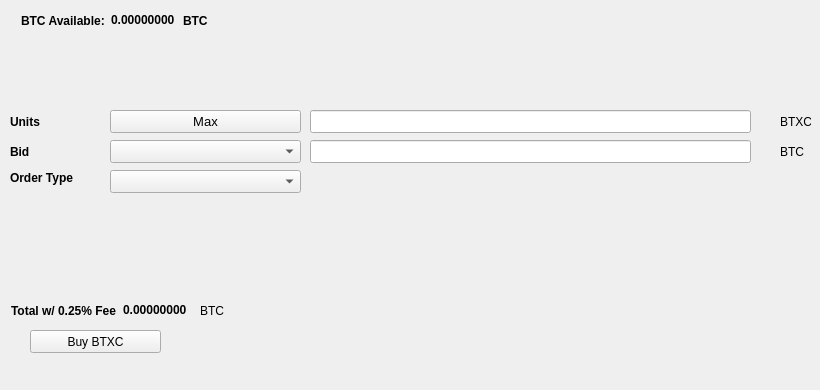
   <widget class="QWidget" name="BuyTab">
    <attribute name="title">
     <string>Buy</string>
    </attribute>
    <widget class="QPushButton" name="BuyBTXC">
     <property name="geometry">
      <rect>
       <x>30</x>
       <y>330</y>
       <width>131</width>
       <height>23</height>
      </rect>
     </property>
     <property name="text">
      <string>Buy BTXC</string>
     </property>
     <property name="icon">
      <iconset resource="../bettex.qrc">
       <normaloff>:/icons/bitcoin</normaloff>:/icons/bitcoin</iconset>
     </property>
    </widget>
    <widget class="QLabel" name="label_3">
     <property name="geometry">
      <rect>
       <x>10</x>
       <y>110</y>
       <width>46</width>
       <height>23</height>
      </rect>
     </property>
     <property name="font">
      <font>
       <weight>75</weight>
       <bold>true</bold>
      </font>
     </property>
     <property name="text">
      <string>Units</string>
     </property>
    </widget>
    <widget class="QLineEdit" name="UnitsInput">
     <property name="geometry">
      <rect>
       <x>310</x>
       <y>110</y>
       <width>441</width>
       <height>23</height>
      </rect>
     </property>
     <property name="font">
      <font>
       <pointsize>9</pointsize>
       <weight>75</weight>
       <bold>true</bold>
      </font>
     </property>
    </widget>
    <widget class="QLineEdit" name="BuyBidPriceEdit">
     <property name="geometry">
      <rect>
       <x>310</x>
       <y>140</y>
       <width>441</width>
       <height>23</height>
      </rect>
     </property>
     <property name="font">
      <font>
       <pointsize>9</pointsize>
       <weight>75</weight>
       <bold>true</bold>
      </font>
     </property>
    </widget>
    <widget class="QLabel" name="label_4">
     <property name="geometry">
      <rect>
       <x>780</x>
       <y>110</y>
       <width>31</width>
       <height>23</height>
      </rect>
     </property>
     <property name="text">
      <string>BTXC</string>
     </property>
    </widget>
    <widget class="QLabel" name="label_5">
     <property name="geometry">
      <rect>
       <x>780</x>
       <y>140</y>
       <width>31</width>
       <height>23</height>
      </rect>
     </property>
     <property name="text">
      <string>BTC</string>
     </property>
    </widget>
    <widget class="QLabel" name="label_6">
     <property name="geometry">
      <rect>
       <x>10</x>
       <y>140</y>
       <width>46</width>
       <height>23</height>
      </rect>
     </property>
     <property name="font">
      <font>
       <weight>75</weight>
       <bold>true</bold>
      </font>
     </property>
     <property name="text">
      <string>Bid</string>
     </property>
    </widget>
    <widget class="QLabel" name="label_7">
     <property name="geometry">
      <rect>
       <x>10</x>
       <y>170</y>
       <width>91</width>
       <height>16</height>
      </rect>
     </property>
     <property name="font">
      <font>
       <weight>75</weight>
       <bold>true</bold>
      </font>
     </property>
     <property name="text">
      <string>Order Type</string>
     </property>
    </widget>
    <widget class="QPushButton" name="Buy_Max_Amount">
     <property name="geometry">
      <rect>
       <x>110</x>
       <y>110</y>
       <width>191</width>
       <height>23</height>
      </rect>
     </property>
     <property name="font">
      <font>
       <pointsize>10</pointsize>
      </font>
     </property>
     <property name="text">
      <string>Max</string>
     </property>
    </widget>
    <widget class="QComboBox" name="BuyBidcomboBox">
     <property name="geometry">
      <rect>
       <x>110</x>
       <y>140</y>
       <width>191</width>
       <height>23</height>
      </rect>
     </property>
     <property name="font">
      <font>
       <pointsize>10</pointsize>
      </font>
     </property>
    </widget>
    <widget class="QComboBox" name="buyOrdertypeCombo">
     <property name="geometry">
      <rect>
       <x>110</x>
       <y>170</y>
       <width>191</width>
       <height>23</height>
      </rect>
     </property>
     <property name="font">
      <font>
       <pointsize>10</pointsize>
      </font>
     </property>
    </widget>
    <widget class="QWidget" name="layoutWidget1">
     <property name="geometry">
      <rect>
       <x>21</x>
       <y>11</y>
       <width>227</width>
       <height>19</height>
      </rect>
     </property>
     <layout class="QHBoxLayout" name="horizontalLayout_3">
      <item>
       <widget class="QLabel" name="label232">
        <property name="font">
         <font>
          <weight>75</weight>
          <bold>true</bold>
         </font>
        </property>
        <property name="text">
         <string>BTC Available:</string>
        </property>
       </widget>
      </item>
      <item>
       <widget class="QLabel" name="BtcAvailableLbl">
        <property name="palette">
         <palette>
          <active>
           <colorrole role="WindowText">
            <brush brushstyle="SolidPattern">
             <color alpha="255">
              <red>0</red>
              <green>0</green>
              <blue>0</blue>
             </color>
            </brush>
           </colorrole>
           <colorrole role="Button">
            <brush brushstyle="SolidPattern">
             <color alpha="255">
              <red>0</red>
              <green>170</green>
              <blue>0</blue>
             </color>
            </brush>
           </colorrole>
           <colorrole role="Light">
            <brush brushstyle="SolidPattern">
             <color alpha="255">
              <red>0</red>
              <green>255</green>
              <blue>0</blue>
             </color>
            </brush>
           </colorrole>
           <colorrole role="Midlight">
            <brush brushstyle="SolidPattern">
             <color alpha="255">
              <red>0</red>
              <green>212</green>
              <blue>0</blue>
             </color>
            </brush>
           </colorrole>
           <colorrole role="Dark">
            <brush brushstyle="SolidPattern">
             <color alpha="255">
              <red>0</red>
              <green>85</green>
              <blue>0</blue>
             </color>
            </brush>
           </colorrole>
           <colorrole role="Mid">
            <brush brushstyle="SolidPattern">
             <color alpha="255">
              <red>0</red>
              <green>113</green>
              <blue>0</blue>
             </color>
            </brush>
           </colorrole>
           <colorrole role="Text">
            <brush brushstyle="SolidPattern">
             <color alpha="255">
              <red>0</red>
              <green>170</green>
              <blue>0</blue>
             </color>
            </brush>
           </colorrole>
           <colorrole role="BrightText">
            <brush brushstyle="SolidPattern">
             <color alpha="255">
              <red>255</red>
              <green>255</green>
              <blue>255</blue>
             </color>
            </brush>
           </colorrole>
           <colorrole role="ButtonText">
            <brush brushstyle="SolidPattern">
             <color alpha="255">
              <red>0</red>
              <green>0</green>
              <blue>0</blue>
             </color>
            </brush>
           </colorrole>
           <colorrole role="Base">
            <brush brushstyle="SolidPattern">
             <color alpha="255">
              <red>255</red>
              <green>255</green>
              <blue>255</blue>
             </color>
            </brush>
           </colorrole>
           <colorrole role="Window">
            <brush brushstyle="SolidPattern">
             <color alpha="255">
              <red>0</red>
              <green>170</green>
              <blue>0</blue>
             </color>
            </brush>
           </colorrole>
           <colorrole role="Shadow">
            <brush brushstyle="SolidPattern">
             <color alpha="255">
              <red>0</red>
              <green>0</green>
              <blue>0</blue>
             </color>
            </brush>
           </colorrole>
           <colorrole role="AlternateBase">
            <brush brushstyle="SolidPattern">
             <color alpha="255">
              <red>127</red>
              <green>212</green>
              <blue>127</blue>
             </color>
            </brush>
           </colorrole>
           <colorrole role="ToolTipBase">
            <brush brushstyle="SolidPattern">
             <color alpha="255">
              <red>255</red>
              <green>255</green>
              <blue>220</blue>
             </color>
            </brush>
           </colorrole>
           <colorrole role="ToolTipText">
            <brush brushstyle="SolidPattern">
             <color alpha="255">
              <red>0</red>
              <green>0</green>
              <blue>0</blue>
             </color>
            </brush>
           </colorrole>
          </active>
          <inactive>
           <colorrole role="WindowText">
            <brush brushstyle="SolidPattern">
             <color alpha="255">
              <red>0</red>
              <green>0</green>
              <blue>0</blue>
             </color>
            </brush>
           </colorrole>
           <colorrole role="Button">
            <brush brushstyle="SolidPattern">
             <color alpha="255">
              <red>0</red>
              <green>170</green>
              <blue>0</blue>
             </color>
            </brush>
           </colorrole>
           <colorrole role="Light">
            <brush brushstyle="SolidPattern">
             <color alpha="255">
              <red>0</red>
              <green>255</green>
              <blue>0</blue>
             </color>
            </brush>
           </colorrole>
           <colorrole role="Midlight">
            <brush brushstyle="SolidPattern">
             <color alpha="255">
              <red>0</red>
              <green>212</green>
              <blue>0</blue>
             </color>
            </brush>
           </colorrole>
           <colorrole role="Dark">
            <brush brushstyle="SolidPattern">
             <color alpha="255">
              <red>0</red>
              <green>85</green>
              <blue>0</blue>
             </color>
            </brush>
           </colorrole>
           <colorrole role="Mid">
            <brush brushstyle="SolidPattern">
             <color alpha="255">
              <red>0</red>
              <green>113</green>
              <blue>0</blue>
             </color>
            </brush>
           </colorrole>
           <colorrole role="Text">
            <brush brushstyle="SolidPattern">
             <color alpha="255">
              <red>0</red>
              <green>170</green>
              <blue>0</blue>
             </color>
            </brush>
           </colorrole>
           <colorrole role="BrightText">
            <brush brushstyle="SolidPattern">
             <color alpha="255">
              <red>255</red>
              <green>255</green>
              <blue>255</blue>
             </color>
            </brush>
           </colorrole>
           <colorrole role="ButtonText">
            <brush brushstyle="SolidPattern">
             <color alpha="255">
              <red>0</red>
              <green>0</green>
              <blue>0</blue>
             </color>
            </brush>
           </colorrole>
           <colorrole role="Base">
            <brush brushstyle="SolidPattern">
             <color alpha="255">
              <red>255</red>
              <green>255</green>
              <blue>255</blue>
             </color>
            </brush>
           </colorrole>
           <colorrole role="Window">
            <brush brushstyle="SolidPattern">
             <color alpha="255">
              <red>0</red>
              <green>170</green>
              <blue>0</blue>
             </color>
            </brush>
           </colorrole>
           <colorrole role="Shadow">
            <brush brushstyle="SolidPattern">
             <color alpha="255">
              <red>0</red>
              <green>0</green>
              <blue>0</blue>
             </color>
            </brush>
           </colorrole>
           <colorrole role="AlternateBase">
            <brush brushstyle="SolidPattern">
             <color alpha="255">
              <red>127</red>
              <green>212</green>
              <blue>127</blue>
             </color>
            </brush>
           </colorrole>
           <colorrole role="ToolTipBase">
            <brush brushstyle="SolidPattern">
             <color alpha="255">
              <red>255</red>
              <green>255</green>
              <blue>220</blue>
             </color>
            </brush>
           </colorrole>
           <colorrole role="ToolTipText">
            <brush brushstyle="SolidPattern">
             <color alpha="255">
              <red>0</red>
              <green>0</green>
              <blue>0</blue>
             </color>
            </brush>
           </colorrole>
          </inactive>
          <disabled>
           <colorrole role="WindowText">
            <brush brushstyle="SolidPattern">
             <color alpha="255">
              <red>0</red>
              <green>85</green>
              <blue>0</blue>
             </color>
            </brush>
           </colorrole>
           <colorrole role="Button">
            <brush brushstyle="SolidPattern">
             <color alpha="255">
              <red>0</red>
              <green>170</green>
              <blue>0</blue>
             </color>
            </brush>
           </colorrole>
           <colorrole role="Light">
            <brush brushstyle="SolidPattern">
             <color alpha="255">
              <red>0</red>
              <green>255</green>
              <blue>0</blue>
             </color>
            </brush>
           </colorrole>
           <colorrole role="Midlight">
            <brush brushstyle="SolidPattern">
             <color alpha="255">
              <red>0</red>
              <green>212</green>
              <blue>0</blue>
             </color>
            </brush>
           </colorrole>
           <colorrole role="Dark">
            <brush brushstyle="SolidPattern">
             <color alpha="255">
              <red>0</red>
              <green>85</green>
              <blue>0</blue>
             </color>
            </brush>
           </colorrole>
           <colorrole role="Mid">
            <brush brushstyle="SolidPattern">
             <color alpha="255">
              <red>0</red>
              <green>113</green>
              <blue>0</blue>
             </color>
            </brush>
           </colorrole>
           <colorrole role="Text">
            <brush brushstyle="SolidPattern">
             <color alpha="255">
              <red>0</red>
              <green>85</green>
              <blue>0</blue>
             </color>
            </brush>
           </colorrole>
           <colorrole role="BrightText">
            <brush brushstyle="SolidPattern">
             <color alpha="255">
              <red>255</red>
              <green>255</green>
              <blue>255</blue>
             </color>
            </brush>
           </colorrole>
           <colorrole role="ButtonText">
            <brush brushstyle="SolidPattern">
             <color alpha="255">
              <red>0</red>
              <green>85</green>
              <blue>0</blue>
             </color>
            </brush>
           </colorrole>
           <colorrole role="Base">
            <brush brushstyle="SolidPattern">
             <color alpha="255">
              <red>0</red>
              <green>170</green>
              <blue>0</blue>
             </color>
            </brush>
           </colorrole>
           <colorrole role="Window">
            <brush brushstyle="SolidPattern">
             <color alpha="255">
              <red>0</red>
              <green>170</green>
              <blue>0</blue>
             </color>
            </brush>
           </colorrole>
           <colorrole role="Shadow">
            <brush brushstyle="SolidPattern">
             <color alpha="255">
              <red>0</red>
              <green>0</green>
              <blue>0</blue>
             </color>
            </brush>
           </colorrole>
           <colorrole role="AlternateBase">
            <brush brushstyle="SolidPattern">
             <color alpha="255">
              <red>0</red>
              <green>170</green>
              <blue>0</blue>
             </color>
            </brush>
           </colorrole>
           <colorrole role="ToolTipBase">
            <brush brushstyle="SolidPattern">
             <color alpha="255">
              <red>255</red>
              <green>255</green>
              <blue>220</blue>
             </color>
            </brush>
           </colorrole>
           <colorrole role="ToolTipText">
            <brush brushstyle="SolidPattern">
             <color alpha="255">
              <red>0</red>
              <green>0</green>
              <blue>0</blue>
             </color>
            </brush>
           </colorrole>
          </disabled>
         </palette>
        </property>
        <property name="font">
         <font>
          <weight>75</weight>
          <bold>true</bold>
         </font>
        </property>
        <property name="text">
         <string>0.00000000</string>
        </property>
        <property name="textInteractionFlags">
         <set>Qt::LinksAccessibleByMouse|Qt::TextSelectableByKeyboard|Qt::TextSelectableByMouse</set>
        </property>
       </widget>
      </item>
      <item>
       <widget class="QLabel" name="BtcAvailableLbl_2">
        <property name="font">
         <font>
          <weight>75</weight>
          <bold>true</bold>
         </font>
        </property>
        <property name="text">
         <string>BTC</string>
        </property>
       </widget>
      </item>
     </layout>
    </widget>
    <widget class="QWidget" name="layoutWidge2">
     <property name="geometry">
      <rect>
       <x>11</x>
       <y>301</y>
       <width>259</width>
       <height>19</height>
      </rect>
     </property>
     <layout class="QHBoxLayout" name="horizontalLayout_4">
      <item>
       <widget class="QLabel" name="label_9">
        <property name="font">
         <font>
          <weight>75</weight>
          <bold>true</bold>
         </font>
        </property>
        <property name="text">
         <string>Total w/ 0.25% Fee</string>
        </property>
       </widget>
      </item>
      <item>
       <widget class="QLabel" name="BuyCostLabel">
        <property name="palette">
         <palette>
          <active>
           <colorrole role="WindowText">
            <brush brushstyle="SolidPattern">
             <color alpha="255">
              <red>0</red>
              <green>0</green>
              <blue>0</blue>
             </color>
            </brush>
           </colorrole>
           <colorrole role="Button">
            <brush brushstyle="SolidPattern">
             <color alpha="255">
              <red>0</red>
              <green>170</green>
              <blue>0</blue>
             </color>
            </brush>
           </colorrole>
           <colorrole role="Light">
            <brush brushstyle="SolidPattern">
             <color alpha="255">
              <red>0</red>
              <green>255</green>
              <blue>0</blue>
             </color>
            </brush>
           </colorrole>
           <colorrole role="Midlight">
            <brush brushstyle="SolidPattern">
             <color alpha="255">
              <red>0</red>
              <green>212</green>
              <blue>0</blue>
             </color>
            </brush>
           </colorrole>
           <colorrole role="Dark">
            <brush brushstyle="SolidPattern">
             <color alpha="255">
              <red>0</red>
              <green>85</green>
              <blue>0</blue>
             </color>
            </brush>
           </colorrole>
           <colorrole role="Mid">
            <brush brushstyle="SolidPattern">
             <color alpha="255">
              <red>0</red>
              <green>113</green>
              <blue>0</blue>
             </color>
            </brush>
           </colorrole>
           <colorrole role="Text">
            <brush brushstyle="SolidPattern">
             <color alpha="255">
              <red>0</red>
              <green>170</green>
              <blue>0</blue>
             </color>
            </brush>
           </colorrole>
           <colorrole role="BrightText">
            <brush brushstyle="SolidPattern">
             <color alpha="255">
              <red>255</red>
              <green>255</green>
              <blue>255</blue>
             </color>
            </brush>
           </colorrole>
           <colorrole role="ButtonText">
            <brush brushstyle="SolidPattern">
             <color alpha="255">
              <red>0</red>
              <green>0</green>
              <blue>0</blue>
             </color>
            </brush>
           </colorrole>
           <colorrole role="Base">
            <brush brushstyle="SolidPattern">
             <color alpha="255">
              <red>255</red>
              <green>255</green>
              <blue>255</blue>
             </color>
            </brush>
           </colorrole>
           <colorrole role="Window">
            <brush brushstyle="SolidPattern">
             <color alpha="255">
              <red>0</red>
              <green>170</green>
              <blue>0</blue>
             </color>
            </brush>
           </colorrole>
           <colorrole role="Shadow">
            <brush brushstyle="SolidPattern">
             <color alpha="255">
              <red>0</red>
              <green>0</green>
              <blue>0</blue>
             </color>
            </brush>
           </colorrole>
           <colorrole role="AlternateBase">
            <brush brushstyle="SolidPattern">
             <color alpha="255">
              <red>127</red>
              <green>212</green>
              <blue>127</blue>
             </color>
            </brush>
           </colorrole>
           <colorrole role="ToolTipBase">
            <brush brushstyle="SolidPattern">
             <color alpha="255">
              <red>255</red>
              <green>255</green>
              <blue>220</blue>
             </color>
            </brush>
           </colorrole>
           <colorrole role="ToolTipText">
            <brush brushstyle="SolidPattern">
             <color alpha="255">
              <red>0</red>
              <green>0</green>
              <blue>0</blue>
             </color>
            </brush>
           </colorrole>
          </active>
          <inactive>
           <colorrole role="WindowText">
            <brush brushstyle="SolidPattern">
             <color alpha="255">
              <red>0</red>
              <green>0</green>
              <blue>0</blue>
             </color>
            </brush>
           </colorrole>
           <colorrole role="Button">
            <brush brushstyle="SolidPattern">
             <color alpha="255">
              <red>0</red>
              <green>170</green>
              <blue>0</blue>
             </color>
            </brush>
           </colorrole>
           <colorrole role="Light">
            <brush brushstyle="SolidPattern">
             <color alpha="255">
              <red>0</red>
              <green>255</green>
              <blue>0</blue>
             </color>
            </brush>
           </colorrole>
           <colorrole role="Midlight">
            <brush brushstyle="SolidPattern">
             <color alpha="255">
              <red>0</red>
              <green>212</green>
              <blue>0</blue>
             </color>
            </brush>
           </colorrole>
           <colorrole role="Dark">
            <brush brushstyle="SolidPattern">
             <color alpha="255">
              <red>0</red>
              <green>85</green>
              <blue>0</blue>
             </color>
            </brush>
           </colorrole>
           <colorrole role="Mid">
            <brush brushstyle="SolidPattern">
             <color alpha="255">
              <red>0</red>
              <green>113</green>
              <blue>0</blue>
             </color>
            </brush>
           </colorrole>
           <colorrole role="Text">
            <brush brushstyle="SolidPattern">
             <color alpha="255">
              <red>0</red>
              <green>170</green>
              <blue>0</blue>
             </color>
            </brush>
           </colorrole>
           <colorrole role="BrightText">
            <brush brushstyle="SolidPattern">
             <color alpha="255">
              <red>255</red>
              <green>255</green>
              <blue>255</blue>
             </color>
            </brush>
           </colorrole>
           <colorrole role="ButtonText">
            <brush brushstyle="SolidPattern">
             <color alpha="255">
              <red>0</red>
              <green>0</green>
              <blue>0</blue>
             </color>
            </brush>
           </colorrole>
           <colorrole role="Base">
            <brush brushstyle="SolidPattern">
             <color alpha="255">
              <red>255</red>
              <green>255</green>
              <blue>255</blue>
             </color>
            </brush>
           </colorrole>
           <colorrole role="Window">
            <brush brushstyle="SolidPattern">
             <color alpha="255">
              <red>0</red>
              <green>170</green>
              <blue>0</blue>
             </color>
            </brush>
           </colorrole>
           <colorrole role="Shadow">
            <brush brushstyle="SolidPattern">
             <color alpha="255">
              <red>0</red>
              <green>0</green>
              <blue>0</blue>
             </color>
            </brush>
           </colorrole>
           <colorrole role="AlternateBase">
            <brush brushstyle="SolidPattern">
             <color alpha="255">
              <red>127</red>
              <green>212</green>
              <blue>127</blue>
             </color>
            </brush>
           </colorrole>
           <colorrole role="ToolTipBase">
            <brush brushstyle="SolidPattern">
             <color alpha="255">
              <red>255</red>
              <green>255</green>
              <blue>220</blue>
             </color>
            </brush>
           </colorrole>
           <colorrole role="ToolTipText">
            <brush brushstyle="SolidPattern">
             <color alpha="255">
              <red>0</red>
              <green>0</green>
              <blue>0</blue>
             </color>
            </brush>
           </colorrole>
          </inactive>
          <disabled>
           <colorrole role="WindowText">
            <brush brushstyle="SolidPattern">
             <color alpha="255">
              <red>0</red>
              <green>85</green>
              <blue>0</blue>
             </color>
            </brush>
           </colorrole>
           <colorrole role="Button">
            <brush brushstyle="SolidPattern">
             <color alpha="255">
              <red>0</red>
              <green>170</green>
              <blue>0</blue>
             </color>
            </brush>
           </colorrole>
           <colorrole role="Light">
            <brush brushstyle="SolidPattern">
             <color alpha="255">
              <red>0</red>
              <green>255</green>
              <blue>0</blue>
             </color>
            </brush>
           </colorrole>
           <colorrole role="Midlight">
            <brush brushstyle="SolidPattern">
             <color alpha="255">
              <red>0</red>
              <green>212</green>
              <blue>0</blue>
             </color>
            </brush>
           </colorrole>
           <colorrole role="Dark">
            <brush brushstyle="SolidPattern">
             <color alpha="255">
              <red>0</red>
              <green>85</green>
              <blue>0</blue>
             </color>
            </brush>
           </colorrole>
           <colorrole role="Mid">
            <brush brushstyle="SolidPattern">
             <color alpha="255">
              <red>0</red>
              <green>113</green>
              <blue>0</blue>
             </color>
            </brush>
           </colorrole>
           <colorrole role="Text">
            <brush brushstyle="SolidPattern">
             <color alpha="255">
              <red>0</red>
              <green>85</green>
              <blue>0</blue>
             </color>
            </brush>
           </colorrole>
           <colorrole role="BrightText">
            <brush brushstyle="SolidPattern">
             <color alpha="255">
              <red>255</red>
              <green>255</green>
              <blue>255</blue>
             </color>
            </brush>
           </colorrole>
           <colorrole role="ButtonText">
            <brush brushstyle="SolidPattern">
             <color alpha="255">
              <red>0</red>
              <green>85</green>
              <blue>0</blue>
             </color>
            </brush>
           </colorrole>
           <colorrole role="Base">
            <brush brushstyle="SolidPattern">
             <color alpha="255">
              <red>0</red>
              <green>170</green>
              <blue>0</blue>
             </color>
            </brush>
           </colorrole>
           <colorrole role="Window">
            <brush brushstyle="SolidPattern">
             <color alpha="255">
              <red>0</red>
              <green>170</green>
              <blue>0</blue>
             </color>
            </brush>
           </colorrole>
           <colorrole role="Shadow">
            <brush brushstyle="SolidPattern">
             <color alpha="255">
              <red>0</red>
              <green>0</green>
              <blue>0</blue>
             </color>
            </brush>
           </colorrole>
           <colorrole role="AlternateBase">
            <brush brushstyle="SolidPattern">
             <color alpha="255">
              <red>0</red>
              <green>170</green>
              <blue>0</blue>
             </color>
            </brush>
           </colorrole>
           <colorrole role="ToolTipBase">
            <brush brushstyle="SolidPattern">
             <color alpha="255">
              <red>255</red>
              <green>255</green>
              <blue>220</blue>
             </color>
            </brush>
           </colorrole>
           <colorrole role="ToolTipText">
            <brush brushstyle="SolidPattern">
             <color alpha="255">
              <red>0</red>
              <green>0</green>
              <blue>0</blue>
             </color>
            </brush>
           </colorrole>
          </disabled>
         </palette>
        </property>
        <property name="font">
         <font>
          <weight>75</weight>
          <bold>true</bold>
         </font>
        </property>
        <property name="autoFillBackground">
         <bool>false</bool>
        </property>
        <property name="text">
         <string>0.00000000</string>
        </property>
        <property name="textInteractionFlags">
         <set>Qt::LinksAccessibleByMouse|Qt::TextSelectableByMouse</set>
        </property>
       </widget>
      </item>
      <item>
       <widget class="QLabel" name="label_10">
        <property name="font">
         <font>
          <weight>50</weight>
          <bold>false</bold>
         </font>
        </property>
        <property name="text">
         <string>BTC</string>
        </property>
       </widget>
      </item>
     </layout>
    </widget>
    <widget class="QLabel" name="label_24">
     <property name="geometry">
      <rect>
       <x>460</x>
       <y>300</y>
       <width>281</width>
       <height>81</height>
      </rect>
     </property>
     <property name="text">
      <string/>
     </property>
     <property name="pixmap">
      <pixmap>:/images/bittrex</pixmap>
     </property>
    </widget>
   </widget>
